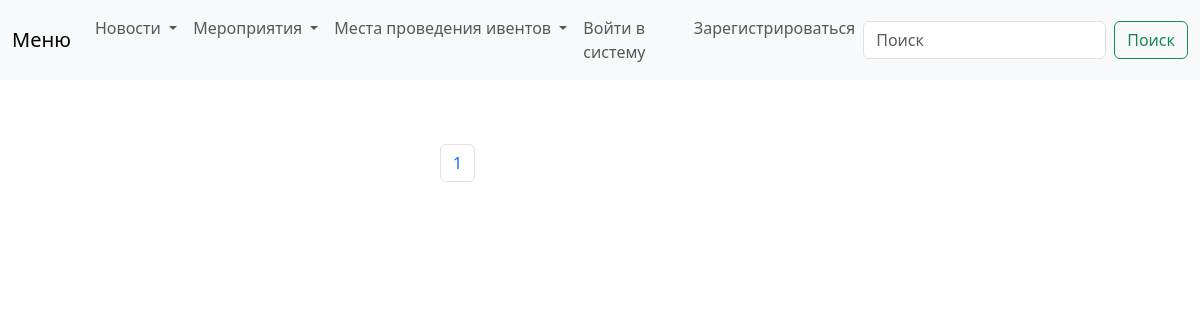
Page /venue on the earlier database version.
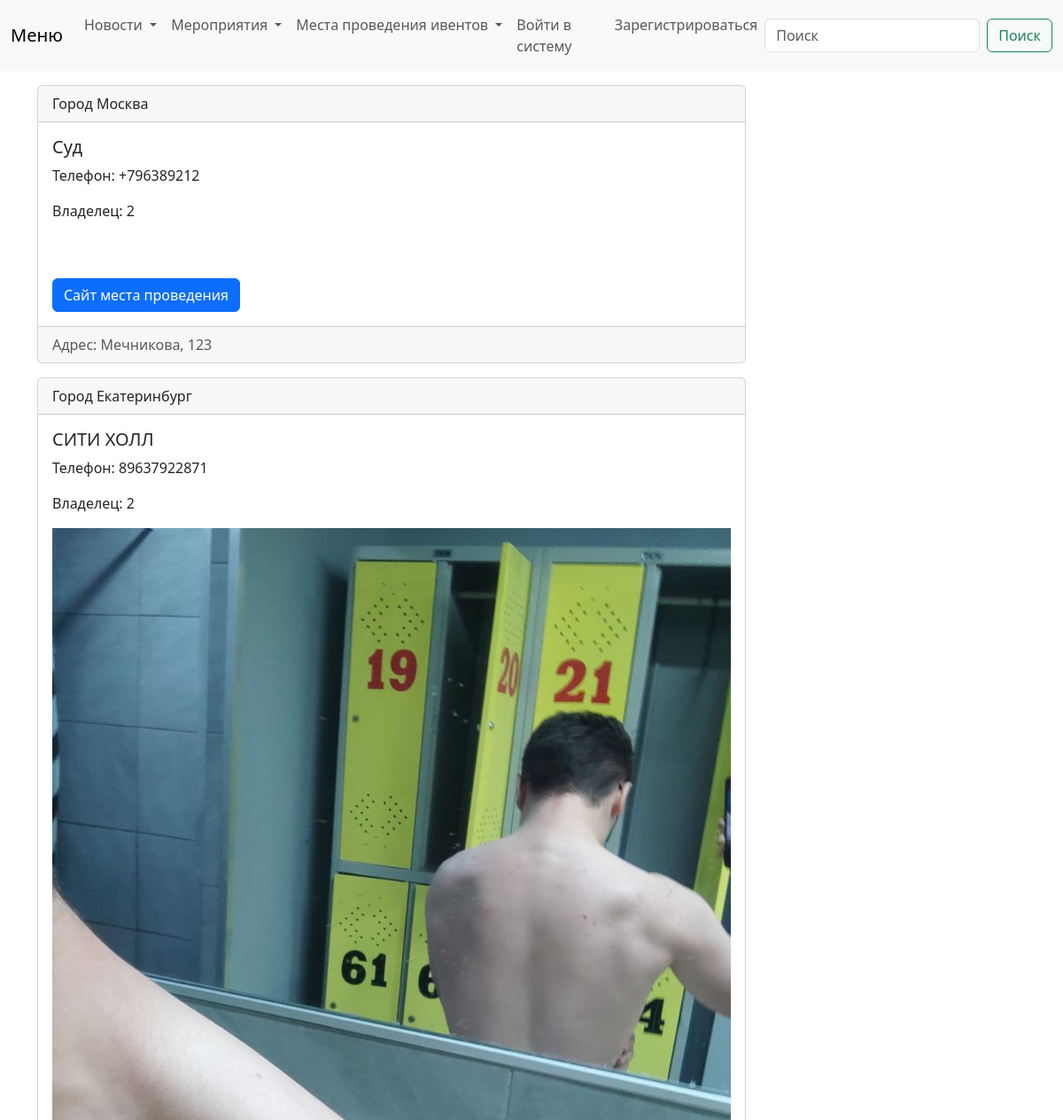
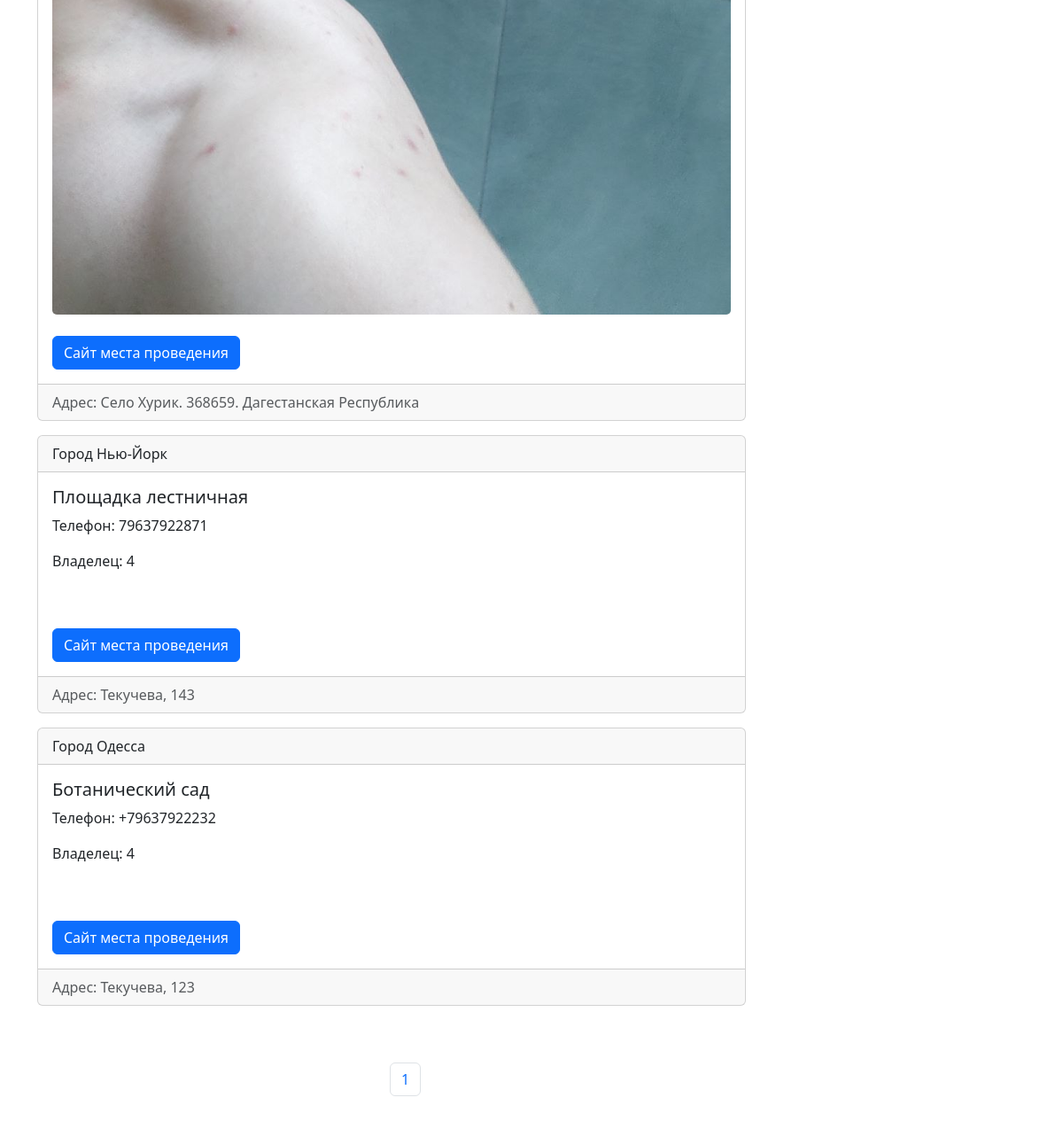
Same page on the later database version (2 pictures, top to bottom).
### news/models.py (models this page shows, shortened)
class Venue(models.Model):
    name = models.CharField('Venue name', max_length=120)
    address = models.CharField(max_length=300)
    zip_code = models.CharField('Zip code', max_length=15)
    city = models.ForeignKey(City, on_delete=models.PROTECT, blank=True, null=True)
    phone = models.CharField('Contact Phone', max_length=25, blank=True)
    web = models.URLField('Website Address', blank=True)
    email_address = models.EmailField('Email Address', blank=True)
    owner = models.IntegerField("Venue Owner", blank=False, default=1)
    venue_photo = models.ImageField(blank=True)
    class Meta:
        verbose_name = 'Место проведения'
        ordering = ['-name']

class City(models.Model):
    title = models.CharField(max_length=120, db_index=True)
    def __str__(self):
        return self.title
    class Meta:
        verbose_name = 'Город'
        verbose_name_plural = 'Города'
        ordering = ['title']

### news/views.py (the view)
# urls.py: path('venue', list_venues, name="venue"),
def list_venues(request):
	venue_list = Venue.objects.all()
	p = Paginator(Venue.objects.all(), 5)
	page = request.GET.get('page')
	venues = p.get_page(page)
	nums = "a" * venues.paginator.num_pages
	return render(request, 'news/venue.html',
		{'venue_list': venue_list,
		'venues': venues,
		'nums':nums}
		)

### news/templates/news/venue.html (shortened to what this page needs)
{% extends "eventbase.html" %}
{% block content %}
{% for venue in venues %}
<div class=" card mb-3" style="width: 50rem;">
    <div class="card-header">
        <a href='{{ event.city.get_absolute_url }}' class="list-group-item list-group-item-action active">Город
            {{ venue.city }}</a>
    </div>
    <div class="card-body">
        <div class="media">
            <div class="media-boby">
                <h5 class="card-title">{{ venue.name }}</h5>
                <p class="card-text">{{ venue.description }} Телефон: {{ venue.phone }}</p>
                <p>Владелец: {{ venue.owner  }}</p>
                 {% if venue.venue_photo %}
                <img src="{{ venue.venue_photo.url }}" class="card-img-bottom" alt="...">
                {% endif %}
                <br><br>
                <a href="{{ venue.web }}" class="btn btn-primary">Сайт места проведения</a>
            </div>
        </div>
    </div>
    {% block footer %}
    <div class="card-footer text-body-secondary">
        Адрес: {{ venue.address }}
    </div>
    {% endblock %}
</div>
{% endfor %}
<br><br>
<nav aria-label="Page navigation example">
    <ul class="pagination justify-content-center">
        {% for i in nums %}
        <li class="page-item"><a class="page-link" href="?page={{ forloop.counter }}">{{ forloop.counter }}</a></li>
        {% endfor %}
    </ul>
</nav>
<br/>
{% endblock %}

### templates/eventbase.html (shortened to what this page needs)
{% load static %}
<!doctype html>
<html lang="en">
<head>
    <link href="{% static 'bootstrap/css/bootstrap.min.css' %}" rel="stylesheet"
>
    <link href="{% static 'css/styles.css' %}" rel="stylesheet">
</head>
<body>
</body>
</html>
{% include 'inc/_nav.html' %}
<div class="container mt-3">
    <div class="row">
        <div class="col-md-9">
            {% block content %}{% endblock %}
        </div>
    </div>
</div>

### templates/inc/_nav.html (shortened to what this page needs)
<link href="https://cdn.jsdelivr.net/npm/bootstrap@5.3.3/dist/css/bootstrap.min.css" rel="stylesheet">
<nav class="navbar navbar-expand-lg bg-body-tertiary">
    <div class="container-fluid">
        <a class="navbar-brand">Меню</a>
        <div class="collapse navbar-collapse" id="navbarNav">
            <ul class="navbar-nav">
                <li class="nav-item dropdown">
                    <a class="nav-link dropdown-toggle" href="#" id="navbarDropdown" role="button"
                       data-bs-toggle="dropdown" aria-expanded="false">
                        Новости
                    </a>
                </li>
                <li class="nav-item dropdown">
                    <a class="nav-link dropdown-toggle" href="#" id="navbarDropdown" role="button"
                       data-bs-toggle="dropdown" aria-expanded="false">
                        Мероприятия
                    </a>
                </li>
                <li class="nav-item dropdown">
                    <a class="nav-link dropdown-toggle" href="#" id="navbarDropdown" role="button"
                       data-bs-toggle="dropdown" aria-expanded="false">
                        Места проведения ивентов
                    </a>
                </li>
                {% if user.is_authenticated %}
                <li class="nav-item">
                    <a class="nav-link" href="{% url 'logout' %}">Выйти из системы</a>
                </li>
                {% else %}
                <li class="nav-item">
                    <a class="nav-link" href="{% url 'login' %}">Войти в систему</a>
                </li>
                <li class="nav-item">
                    <a class="nav-link" href="{% url 'register_user' %}">Зарегистрироваться</a>
                </li>
                {% endif %}
            </ul>
        </div>
        <form class="d-flex" method=POST action="{% url 'show_search' %}">
            <input class="form-control me-2" type="search" placeholder="Поиск" aria-label="Search" name="searched">
            <button class="btn btn-outline-success" type="submit">Поиск</button>
        </form>
    </div>
</nav>

### mysite/static/css/styles.css (style rules this page uses)
body { background-color: #ccc; }

Differences in the rows shown:
added Venue: city "Москва", name "Суд", phone "+796389212", owner "2", address "Мечникова, 123"
added Venue: city "Екатеринбург", name "СИТИ ХОЛЛ", phone "89637922871", owner "2", venue_photo (picture), address "Село Хурик. 368659. Дагестанская Республика"
added Venue: city "Нью-Йорк", name "Площадка лестничная", phone "79637922871", owner "4", address "Текучева, 143"
now on this page (row edited): Venue: city "Одесса", name "Ботанический сад", phone "+79637922232", owner "4", address "Текучева, 123"
